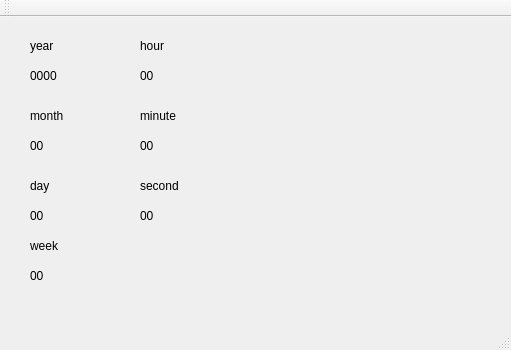
<?xml version="1.0" encoding="UTF-8"?>
<ui version="4.0">
 <class>MainWindow</class>
 <widget class="QMainWindow" name="MainWindow">
  <property name="geometry">
   <rect>
    <x>0</x>
    <y>0</y>
    <width>511</width>
    <height>350</height>
   </rect>
  </property>
  <property name="windowTitle">
   <string>MainWindow</string>
  </property>
  <widget class="QWidget" name="centralWidget">
   <widget class="QLabel" name="year">
    <property name="geometry">
     <rect>
      <x>30</x>
      <y>50</y>
      <width>62</width>
      <height>17</height>
     </rect>
    </property>
    <property name="text">
     <string>0000</string>
    </property>
   </widget>
   <widget class="QLabel" name="day">
    <property name="geometry">
     <rect>
      <x>30</x>
      <y>190</y>
      <width>62</width>
      <height>17</height>
     </rect>
    </property>
    <property name="text">
     <string>00</string>
    </property>
   </widget>
   <widget class="QLabel" name="hour">
    <property name="geometry">
     <rect>
      <x>140</x>
      <y>50</y>
      <width>62</width>
      <height>17</height>
     </rect>
    </property>
    <property name="text">
     <string>00</string>
    </property>
   </widget>
   <widget class="QLabel" name="min">
    <property name="geometry">
     <rect>
      <x>140</x>
      <y>120</y>
      <width>62</width>
      <height>17</height>
     </rect>
    </property>
    <property name="text">
     <string>00</string>
    </property>
   </widget>
   <widget class="QLabel" name="second">
    <property name="geometry">
     <rect>
      <x>140</x>
      <y>190</y>
      <width>62</width>
      <height>17</height>
     </rect>
    </property>
    <property name="text">
     <string>00</string>
    </property>
   </widget>
   <widget class="QLabel" name="month">
    <property name="geometry">
     <rect>
      <x>30</x>
      <y>120</y>
      <width>62</width>
      <height>17</height>
     </rect>
    </property>
    <property name="text">
     <string>00</string>
    </property>
   </widget>
   <widget class="QLabel" name="week">
    <property name="geometry">
     <rect>
      <x>30</x>
      <y>250</y>
      <width>62</width>
      <height>17</height>
     </rect>
    </property>
    <property name="text">
     <string>00</string>
    </property>
   </widget>
   <widget class="QLabel" name="label">
    <property name="geometry">
     <rect>
      <x>30</x>
      <y>20</y>
      <width>62</width>
      <height>17</height>
     </rect>
    </property>
    <property name="text">
     <string>year</string>
    </property>
   </widget>
   <widget class="QLabel" name="label_2">
    <property name="geometry">
     <rect>
      <x>30</x>
      <y>90</y>
      <width>62</width>
      <height>17</height>
     </rect>
    </property>
    <property name="text">
     <string>month</string>
    </property>
   </widget>
   <widget class="QLabel" name="label_3">
    <property name="geometry">
     <rect>
      <x>30</x>
      <y>160</y>
      <width>62</width>
      <height>17</height>
     </rect>
    </property>
    <property name="text">
     <string>day</string>
    </property>
   </widget>
   <widget class="QLabel" name="label_4">
    <property name="geometry">
     <rect>
      <x>140</x>
      <y>20</y>
      <width>62</width>
      <height>17</height>
     </rect>
    </property>
    <property name="text">
     <string>hour</string>
    </property>
   </widget>
   <widget class="QLabel" name="label_5">
    <property name="geometry">
     <rect>
      <x>140</x>
      <y>90</y>
      <width>62</width>
      <height>17</height>
     </rect>
    </property>
    <property name="text">
     <string>minute</string>
    </property>
   </widget>
   <widget class="QLabel" name="label_6">
    <property name="geometry">
     <rect>
      <x>140</x>
      <y>160</y>
      <width>62</width>
      <height>17</height>
     </rect>
    </property>
    <property name="text">
     <string>second</string>
    </property>
   </widget>
   <widget class="QLabel" name="label_7">
    <property name="geometry">
     <rect>
      <x>30</x>
      <y>220</y>
      <width>62</width>
      <height>17</height>
     </rect>
    </property>
    <property name="text">
     <string>week</string>
    </property>
   </widget>
  </widget>
  <widget class="QMenuBar" name="menuBar">
   <property name="geometry">
    <rect>
     <x>0</x>
     <y>0</y>
     <width>511</width>
     <height>25</height>
    </rect>
   </property>
  </widget>
  <widget class="QToolBar" name="mainToolBar">
   <attribute name="toolBarArea">
    <enum>TopToolBarArea</enum>
   </attribute>
   <attribute name="toolBarBreak">
    <bool>false</bool>
   </attribute>
  </widget>
  <widget class="QStatusBar" name="statusBar"/>
 </widget>
 <layoutdefault spacing="6" margin="11"/>
 <resources/>
 <connections/>
</ui>
